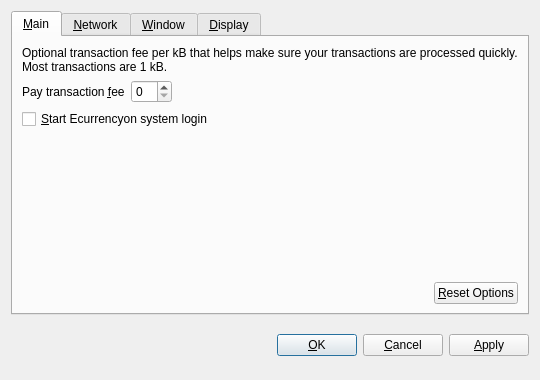
<?xml version="1.0" encoding="UTF-8"?>
<ui version="4.0">
 <class>OptionsDialog</class>
 <widget class="QDialog" name="OptionsDialog">
  <property name="geometry">
   <rect>
    <x>0</x>
    <y>0</y>
    <width>540</width>
    <height>380</height>
   </rect>
  </property>
  <property name="windowTitle">
   <string>Options</string>
  </property>
  <property name="modal">
   <bool>true</bool>
  </property>
  <layout class="QVBoxLayout" name="verticalLayout">
   <item>
    <widget class="QTabWidget" name="tabWidget">
     <property name="tabPosition">
      <enum>QTabWidget::North</enum>
     </property>
     <property name="currentIndex">
      <number>0</number>
     </property>
     <widget class="QWidget" name="tabMain">
      <attribute name="title">
       <string>&amp;Main</string>
      </attribute>
      <layout class="QVBoxLayout" name="verticalLayout_Main">
       <item>
        <widget class="QLabel" name="transactionFeeInfoLabel">
         <property name="text">
          <string>Optional transaction fee per kB that helps make sure your transactions are processed quickly. Most transactions are 1 kB.</string>
         </property>
         <property name="textFormat">
          <enum>Qt::PlainText</enum>
         </property>
         <property name="wordWrap">
          <bool>true</bool>
         </property>
        </widget>
       </item>
       <item>
        <layout class="QHBoxLayout" name="horizontalLayout_1_Main">
         <item>
          <widget class="QLabel" name="transactionFeeLabel">
           <property name="text">
            <string>Pay transaction &amp;fee</string>
           </property>
           <property name="textFormat">
            <enum>Qt::PlainText</enum>
           </property>
           <property name="buddy">
            <cstring>transactionFee</cstring>
           </property>
          </widget>
         </item>
         <item>
          <widget class="BitcoinAmountField" name="transactionFee"/>
         </item>
         <item>
          <spacer name="horizontalSpacer_1_Main">
           <property name="orientation">
            <enum>Qt::Horizontal</enum>
           </property>
           <property name="sizeHint" stdset="0">
            <size>
             <width>40</width>
             <height>20</height>
            </size>
           </property>
          </spacer>
         </item>
        </layout>
       </item>
       <item>
        <widget class="QCheckBox" name="bitcoinAtStartup">
         <property name="toolTip">
          <string>Automatically start Ecurrencyafter logging in to the system.</string>
         </property>
         <property name="text">
          <string>&amp;Start Ecurrencyon system login</string>
         </property>
        </widget>
       </item>
       <item>
        <spacer name="verticalSpacer_Main">
         <property name="orientation">
          <enum>Qt::Vertical</enum>
         </property>
         <property name="sizeHint" stdset="0">
          <size>
           <width>20</width>
           <height>40</height>
          </size>
         </property>
        </spacer>
       </item>
       <item>
        <layout class="QHBoxLayout" name="horizontalLayout_2_Main">
         <item>
          <spacer name="horizontalSpacer_2_Main">
           <property name="orientation">
            <enum>Qt::Horizontal</enum>
           </property>
           <property name="sizeHint" stdset="0">
            <size>
             <width>40</width>
             <height>20</height>
            </size>
           </property>
          </spacer>
         </item>
         <item>
          <widget class="QPushButton" name="resetButton">
           <property name="toolTip">
            <string>Reset all client options to default.</string>
           </property>
           <property name="text">
            <string>&amp;Reset Options</string>
           </property>
           <property name="autoDefault">
            <bool>false</bool>
           </property>
          </widget>
         </item>
        </layout>
       </item>
      </layout>
     </widget>
     <widget class="QWidget" name="tabNetwork">
      <attribute name="title">
       <string>&amp;Network</string>
      </attribute>
      <layout class="QVBoxLayout" name="verticalLayout_Network">
       <item>
        <widget class="QCheckBox" name="mapPortUpnp">
         <property name="toolTip">
          <string>Automatically open the Bitcoin client port on the router. This only works when your router supports UPnP and it is enabled.</string>
         </property>
         <property name="text">
          <string>Map port using &amp;UPnP</string>
         </property>
        </widget>
       </item>
       <item>
        <widget class="QCheckBox" name="connectSocks">
         <property name="toolTip">
          <string>Connect to the Bitcoin network through a SOCKS proxy (e.g. when connecting through Tor).</string>
         </property>
         <property name="text">
          <string>&amp;Connect through SOCKS proxy:</string>
         </property>
        </widget>
       </item>
       <item>
        <layout class="QHBoxLayout" name="horizontalLayout_Network">
         <item>
          <widget class="QLabel" name="proxyIpLabel">
           <property name="text">
            <string>Proxy &amp;IP:</string>
           </property>
           <property name="textFormat">
            <enum>Qt::PlainText</enum>
           </property>
           <property name="buddy">
            <cstring>proxyIp</cstring>
           </property>
          </widget>
         </item>
         <item>
          <widget class="QValidatedLineEdit" name="proxyIp">
           <property name="maximumSize">
            <size>
             <width>140</width>
             <height>16777215</height>
            </size>
           </property>
           <property name="toolTip">
            <string>IP address of the proxy (e.g. 127.0.0.1)</string>
           </property>
          </widget>
         </item>
         <item>
          <widget class="QLabel" name="proxyPortLabel">
           <property name="text">
            <string>&amp;Port:</string>
           </property>
           <property name="textFormat">
            <enum>Qt::PlainText</enum>
           </property>
           <property name="buddy">
            <cstring>proxyPort</cstring>
           </property>
          </widget>
         </item>
         <item>
          <widget class="QLineEdit" name="proxyPort">
           <property name="maximumSize">
            <size>
             <width>55</width>
             <height>16777215</height>
            </size>
           </property>
           <property name="toolTip">
            <string>Port of the proxy (e.g. 9050)</string>
           </property>
          </widget>
         </item>
         <item>
          <widget class="QLabel" name="socksVersionLabel">
           <property name="text">
            <string>SOCKS &amp;Version:</string>
           </property>
           <property name="textFormat">
            <enum>Qt::PlainText</enum>
           </property>
           <property name="buddy">
            <cstring>socksVersion</cstring>
           </property>
          </widget>
         </item>
         <item>
          <widget class="QValueComboBox" name="socksVersion">
           <property name="toolTip">
            <string>SOCKS version of the proxy (e.g. 5)</string>
           </property>
          </widget>
         </item>
         <item>
          <spacer name="horizontalSpacer_Network">
           <property name="orientation">
            <enum>Qt::Horizontal</enum>
           </property>
           <property name="sizeHint" stdset="0">
            <size>
             <width>40</width>
             <height>20</height>
            </size>
           </property>
          </spacer>
         </item>
        </layout>
       </item>
       <item>
        <spacer name="verticalSpacer_Network">
         <property name="orientation">
          <enum>Qt::Vertical</enum>
         </property>
         <property name="sizeHint" stdset="0">
          <size>
           <width>20</width>
           <height>40</height>
          </size>
         </property>
        </spacer>
       </item>
      </layout>
     </widget>
     <widget class="QWidget" name="tabWindow">
      <attribute name="title">
       <string>&amp;Window</string>
      </attribute>
      <layout class="QVBoxLayout" name="verticalLayout_Window">
       <item>
        <widget class="QCheckBox" name="minimizeToTray">
         <property name="toolTip">
          <string>Show only a tray icon after minimizing the window.</string>
         </property>
         <property name="text">
          <string>&amp;Minimize to the tray instead of the taskbar</string>
         </property>
        </widget>
       </item>
       <item>
        <widget class="QCheckBox" name="minimizeOnClose">
         <property name="toolTip">
          <string>Minimize instead of exit the application when the window is closed. When this option is enabled, the application will be closed only after selecting Quit in the menu.</string>
         </property>
         <property name="text">
          <string>M&amp;inimize on close</string>
         </property>
        </widget>
       </item>
       <item>
        <spacer name="verticalSpacer_Window">
         <property name="orientation">
          <enum>Qt::Vertical</enum>
         </property>
         <property name="sizeHint" stdset="0">
          <size>
           <width>20</width>
           <height>40</height>
          </size>
         </property>
        </spacer>
       </item>
      </layout>
     </widget>
     <widget class="QWidget" name="tabDisplay">
      <attribute name="title">
       <string>&amp;Display</string>
      </attribute>
      <layout class="QVBoxLayout" name="verticalLayout_Display">
       <item>
        <layout class="QHBoxLayout" name="horizontalLayout_1_Display">
         <item>
          <widget class="QLabel" name="langLabel">
           <property name="text">
            <string>User Interface &amp;language:</string>
           </property>
           <property name="textFormat">
            <enum>Qt::PlainText</enum>
           </property>
           <property name="buddy">
            <cstring>lang</cstring>
           </property>
          </widget>
         </item>
         <item>
          <widget class="QValueComboBox" name="lang">
           <property name="toolTip">
            <string>The user interface language can be set here. This setting will take effect after restarting Bitcoin.</string>
           </property>
          </widget>
         </item>
        </layout>
       </item>
       <item>
        <layout class="QHBoxLayout" name="horizontalLayout_2_Display">
         <item>
          <widget class="QLabel" name="unitLabel">
           <property name="text">
            <string>&amp;Unit to show amounts in:</string>
           </property>
           <property name="textFormat">
            <enum>Qt::PlainText</enum>
           </property>
           <property name="buddy">
            <cstring>unit</cstring>
           </property>
          </widget>
         </item>
         <item>
          <widget class="QValueComboBox" name="unit">
           <property name="toolTip">
            <string>Choose the default subdivision unit to show in the interface and when sending coins.</string>
           </property>
          </widget>
         </item>
        </layout>
       </item>
       <item>
        <widget class="QCheckBox" name="displayAddresses">
         <property name="toolTip">
          <string>Whether to show Bitcoin addresses in the transaction list or not.</string>
         </property>
         <property name="text">
          <string>&amp;Display addresses in transaction list</string>
         </property>
        </widget>
       </item>
       <item>
        <spacer name="verticalSpacer_Display">
         <property name="orientation">
          <enum>Qt::Vertical</enum>
         </property>
         <property name="sizeHint" stdset="0">
          <size>
           <width>20</width>
           <height>40</height>
          </size>
         </property>
        </spacer>
       </item>
      </layout>
     </widget>
    </widget>
   </item>
   <item>
    <layout class="QHBoxLayout" name="horizontalLayout_Buttons">
     <item>
      <spacer name="horizontalSpacer_1">
       <property name="orientation">
        <enum>Qt::Horizontal</enum>
       </property>
       <property name="sizeHint" stdset="0">
        <size>
         <width>40</width>
         <height>48</height>
        </size>
       </property>
      </spacer>
     </item>
     <item>
      <widget class="QLabel" name="statusLabel">
       <property name="font">
        <font>
         <weight>75</weight>
         <bold>true</bold>
        </font>
       </property>
       <property name="text">
        <string/>
       </property>
       <property name="textFormat">
        <enum>Qt::PlainText</enum>
       </property>
       <property name="wordWrap">
        <bool>true</bool>
       </property>
      </widget>
     </item>
     <item>
      <spacer name="horizontalSpacer_2">
       <property name="orientation">
        <enum>Qt::Horizontal</enum>
       </property>
       <property name="sizeHint" stdset="0">
        <size>
         <width>40</width>
         <height>48</height>
        </size>
       </property>
      </spacer>
     </item>
     <item>
      <widget class="QPushButton" name="okButton">
       <property name="text">
        <string>&amp;OK</string>
       </property>
      </widget>
     </item>
     <item>
      <widget class="QPushButton" name="cancelButton">
       <property name="text">
        <string>&amp;Cancel</string>
       </property>
       <property name="autoDefault">
        <bool>false</bool>
       </property>
      </widget>
     </item>
     <item>
      <widget class="QPushButton" name="applyButton">
       <property name="text">
        <string>&amp;Apply</string>
       </property>
       <property name="autoDefault">
        <bool>false</bool>
       </property>
      </widget>
     </item>
    </layout>
   </item>
  </layout>
 </widget>
 <customwidgets>
  <customwidget>
   <class>BitcoinAmountField</class>
   <extends>QSpinBox</extends>
   <header>bitcoinamountfield.h</header>
  </customwidget>
  <customwidget>
   <class>QValueComboBox</class>
   <extends>QComboBox</extends>
   <header>qvaluecombobox.h</header>
  </customwidget>
  <customwidget>
   <class>QValidatedLineEdit</class>
   <extends>QLineEdit</extends>
   <header>qvalidatedlineedit.h</header>
  </customwidget>
 </customwidgets>
 <resources/>
 <connections/>
</ui>
